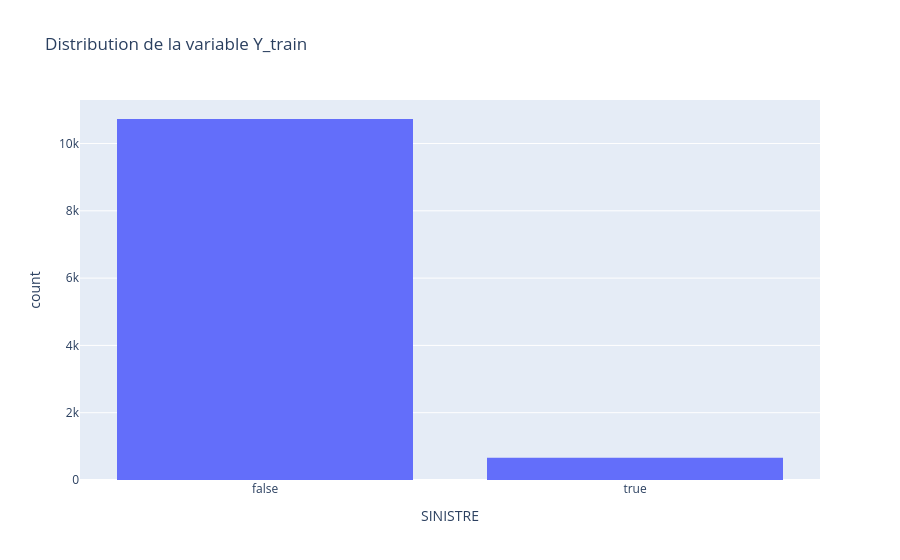

Notebook source saved alongside this figure:
### Markdown cell above
#### *Oversampling*

### Code cell
# Observation de la distribution sur Y_train
df = pd.DataFrame(y_train, columns=["SINISTRE"])
fig = px.histogram(df, x="SINISTRE", title="Distribution de la variable Y_train")
fig.show()

### Figure 1 — Plotly figure (JSON) as saved in the notebook; plotly's stock layout.template omitted (floating-point values rounded to 4 significant figures; data arrays with more than 128 entries replaced by an {"elided": "..."} marker saying what was removed)
{"data": [{"bingroup": "x", "hovertemplate": "SINISTRE=%{x}<br>count=%{y}<extra></extra>", "legendgroup": "", "marker": {"color": "#636efa", "pattern": {"shape": ""}}, "name": "", "orientation": "v", "showlegend": false, "type": "histogram", "x": {"elided": "11388 bool values"}, "xaxis": "x", "yaxis": "y"}], "layout": {"barmode": "relative", "legend": {"tracegroupgap": 0}, "title": {"text": "Distribution de la variable Y_train"}, "xaxis": {"anchor": "y", "domain": [0, 1], "title": {"text": "SINISTRE"}}, "yaxis": {"anchor": "x", "domain": [0, 1], "title": {"text": "count"}}}}
